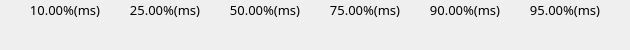
               <widget class="QWidget" name="sectionDataWidget" native="true">
                <property name="minimumSize">
                 <size>
                  <width>0</width>
                  <height>50</height>
                 </size>
                </property>
                <property name="maximumSize">
                 <size>
                  <width>16777215</width>
                  <height>50</height>
                 </size>
                </property>
                <property name="styleSheet">
                 <string notr="true">QLineEdit{
color:#ced4da;
border-radius: 14px;
background-color: rgb(25, 25, 25, 0);
border: 0px solid rgba(255, 255, 255, 0);
padding-left:10px;
padding-right:10px;
}

#sectionDataWidget{
background-color: rgba(223, 223, 223,50);
border-radius: 5px;
}</string>
                </property>
                <layout class="QGridLayout" name="gridLayout_3" columnstretch="1,0,0,0,0,0">
                 <property name="leftMargin">
                  <number>15</number>
                 </property>
                 <property name="topMargin">
                  <number>0</number>
                 </property>
                 <property name="rightMargin">
                  <number>15</number>
                 </property>
                 <property name="horizontalSpacing">
                  <number>0</number>
                 </property>
                 <item row="0" column="5">
                  <widget class="QLabel" name="label_ms95">
                   <property name="minimumSize">
                    <size>
                     <width>100</width>
                     <height>20</height>
                    </size>
                   </property>
                   <property name="maximumSize">
                    <size>
                     <width>100</width>
                     <height>20</height>
                    </size>
                   </property>
                   <property name="font">
                    <font>
                     <family>OPPOSans B</family>
                     <pointsize>10</pointsize>
                    </font>
                   </property>
                   <property name="toolTip">
                    <string>前95%请求完成时间</string>
                   </property>
                   <property name="text">
                    <string>95.00%(ms)</string>
                   </property>
                   <property name="alignment">
                    <set>Qt::AlignCenter</set>
                   </property>
                  </widget>
                 </item>
                 <item row="1" column="2">
                  <widget class="QLineEdit" name="lineEdit_ms50">
                   <property name="minimumSize">
                    <size>
                     <width>100</width>
                     <height>20</height>
                    </size>
                   </property>
                   <property name="maximumSize">
                    <size>
                     <width>100</width>
                     <height>20</height>
                    </size>
                   </property>
                   <property name="font">
                    <font>
                     <family>OPPOSans B</family>
                     <pointsize>10</pointsize>
                    </font>
                   </property>
                   <property name="text">
                    <string/>
                   </property>
                   <property name="alignment">
                    <set>Qt::AlignCenter</set>
                   </property>
                   <property name="readOnly">
                    <bool>true</bool>
                   </property>
                  </widget>
                 </item>
                 <item row="1" column="3">
                  <widget class="QLineEdit" name="lineEdit_ms75">
                   <property name="minimumSize">
                    <size>
                     <width>100</width>
                     <height>20</height>
                    </size>
                   </property>
                   <property name="maximumSize">
                    <size>
                     <width>100</width>
                     <height>20</height>
                    </size>
                   </property>
                   <property name="font">
                    <font>
                     <family>OPPOSans B</family>
                     <pointsize>10</pointsize>
                    </font>
                   </property>
                   <property name="text">
                    <string/>
                   </property>
                   <property name="alignment">
                    <set>Qt::AlignCenter</set>
                   </property>
                   <property name="readOnly">
                    <bool>true</bool>
                   </property>
                  </widget>
                 </item>
                 <item row="0" column="4">
                  <widget class="QLabel" name="label_ms90">
                   <property name="minimumSize">
                    <size>
                     <width>100</width>
                     <height>20</height>
                    </size>
                   </property>
                   <property name="maximumSize">
                    <size>
                     <width>100</width>
                     <height>20</height>
                    </size>
                   </property>
                   <property name="font">
                    <font>
                     <family>OPPOSans B</family>
                     <pointsize>10</pointsize>
                    </font>
                   </property>
                   <property name="toolTip">
                    <string>前90%请求完成时间</string>
                   </property>
                   <property name="text">
                    <string>90.00%(ms)</string>
                   </property>
                   <property name="alignment">
                    <set>Qt::AlignCenter</set>
                   </property>
                  </widget>
                 </item>
                 <item row="1" column="1">
                  <widget class="QLineEdit" name="lineEdit_ms25">
                   <property name="minimumSize">
                    <size>
                     <width>100</width>
                     <height>20</height>
                    </size>
                   </property>
                   <property name="maximumSize">
                    <size>
                     <width>100</width>
                     <height>20</height>
                    </size>
                   </property>
                   <property name="font">
                    <font>
                     <family>OPPOSans B</family>
                     <pointsize>10</pointsize>
                    </font>
                   </property>
                   <property name="text">
                    <string/>
                   </property>
                   <property name="alignment">
                    <set>Qt::AlignCenter</set>
                   </property>
                   <property name="readOnly">
                    <bool>true</bool>
                   </property>
                  </widget>
                 </item>
                 <item row="1" column="4">
                  <widget class="QLineEdit" name="lineEdit_ms90">
                   <property name="minimumSize">
                    <size>
                     <width>100</width>
                     <height>20</height>
                    </size>
                   </property>
                   <property name="maximumSize">
                    <size>
                     <width>100</width>
                     <height>20</height>
                    </size>
                   </property>
                   <property name="font">
                    <font>
                     <family>OPPOSans B</family>
                     <pointsize>10</pointsize>
                    </font>
                   </property>
                   <property name="text">
                    <string/>
                   </property>
                   <property name="alignment">
                    <set>Qt::AlignCenter</set>
                   </property>
                   <property name="readOnly">
                    <bool>true</bool>
                   </property>
                  </widget>
                 </item>
                 <item row="0" column="0">
                  <widget class="QLabel" name="label_ms10">
                   <property name="minimumSize">
                    <size>
                     <width>100</width>
                     <height>20</height>
                    </size>
                   </property>
                   <property name="maximumSize">
                    <size>
                     <width>100</width>
                     <height>20</height>
                    </size>
                   </property>
                   <property name="font">
                    <font>
                     <family>OPPOSans B</family>
                     <pointsize>10</pointsize>
                    </font>
                   </property>
                   <property name="toolTip">
                    <string>前10%请求完成时间</string>
                   </property>
                   <property name="text">
                    <string>10.00%(ms)</string>
                   </property>
                   <property name="alignment">
                    <set>Qt::AlignCenter</set>
                   </property>
                  </widget>
                 </item>
                 <item row="0" column="2">
                  <widget class="QLabel" name="label_ms50">
                   <property name="minimumSize">
                    <size>
                     <width>100</width>
                     <height>20</height>
                    </size>
                   </property>
                   <property name="maximumSize">
                    <size>
                     <width>100</width>
                     <height>20</height>
                    </size>
                   </property>
                   <property name="font">
                    <font>
                     <family>OPPOSans B</family>
                     <pointsize>10</pointsize>
                    </font>
                   </property>
                   <property name="toolTip">
                    <string>前50%请求完成时间</string>
                   </property>
                   <property name="text">
                    <string>50.00%(ms)</string>
                   </property>
                   <property name="alignment">
                    <set>Qt::AlignCenter</set>
                   </property>
                  </widget>
                 </item>
                 <item row="1" column="0">
                  <widget class="QLineEdit" name="lineEdit_ms10">
                   <property name="minimumSize">
                    <size>
                     <width>100</width>
                     <height>20</height>
                    </size>
                   </property>
                   <property name="maximumSize">
                    <size>
                     <width>100</width>
                     <height>20</height>
                    </size>
                   </property>
                   <property name="font">
                    <font>
                     <family>OPPOSans B</family>
                     <pointsize>10</pointsize>
                    </font>
                   </property>
                   <property name="text">
                    <string/>
                   </property>
                   <property name="alignment">
                    <set>Qt::AlignCenter</set>
                   </property>
                   <property name="readOnly">
                    <bool>true</bool>
                   </property>
                  </widget>
                 </item>
                 <item row="1" column="5">
                  <widget class="QLineEdit" name="lineEdit_ms95">
                   <property name="minimumSize">
                    <size>
                     <width>100</width>
                     <height>20</height>
                    </size>
                   </property>
                   <property name="maximumSize">
                    <size>
                     <width>100</width>
                     <height>20</height>
                    </size>
                   </property>
                   <property name="font">
                    <font>
                     <family>OPPOSans B</family>
                     <pointsize>10</pointsize>
                    </font>
                   </property>
                   <property name="text">
                    <string/>
                   </property>
                   <property name="alignment">
                    <set>Qt::AlignCenter</set>
                   </property>
                   <property name="readOnly">
                    <bool>true</bool>
                   </property>
                  </widget>
                 </item>
                 <item row="0" column="3">
                  <widget class="QLabel" name="label_ms75">
                   <property name="minimumSize">
                    <size>
                     <width>100</width>
                     <height>20</height>
                    </size>
                   </property>
                   <property name="maximumSize">
                    <size>
                     <width>100</width>
                     <height>20</height>
                    </size>
                   </property>
                   <property name="font">
                    <font>
                     <family>OPPOSans B</family>
                     <pointsize>10</pointsize>
                    </font>
                   </property>
                   <property name="toolTip">
                    <string>前75%请求完成时间</string>
                   </property>
                   <property name="text">
                    <string>75.00%(ms)</string>
                   </property>
                   <property name="alignment">
                    <set>Qt::AlignCenter</set>
                   </property>
                  </widget>
                 </item>
                 <item row="0" column="1">
                  <widget class="QLabel" name="label_ms25">
                   <property name="minimumSize">
                    <size>
                     <width>100</width>
                     <height>20</height>
                    </size>
                   </property>
                   <property name="maximumSize">
                    <size>
                     <width>100</width>
                     <height>20</height>
                    </size>
                   </property>
                   <property name="font">
                    <font>
                     <family>OPPOSans B</family>
                     <pointsize>10</pointsize>
                    </font>
                   </property>
                   <property name="toolTip">
                    <string>前25%请求完成时间</string>
                   </property>
                   <property name="text">
                    <string>25.00%(ms)</string>
                   </property>
                   <property name="alignment">
                    <set>Qt::AlignCenter</set>
                   </property>
                  </widget>
                 </item>
                </layout>
               </widget>
